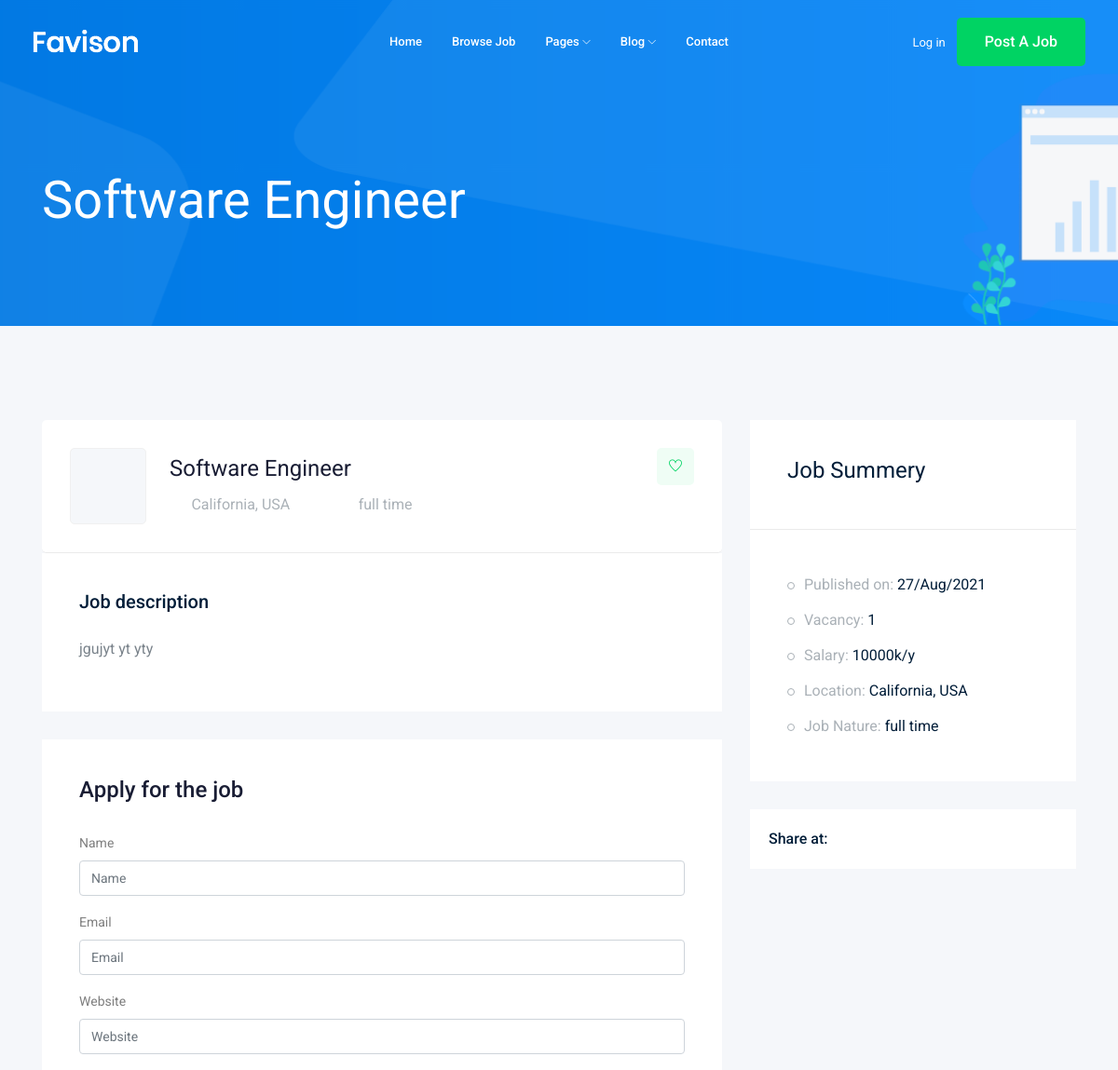
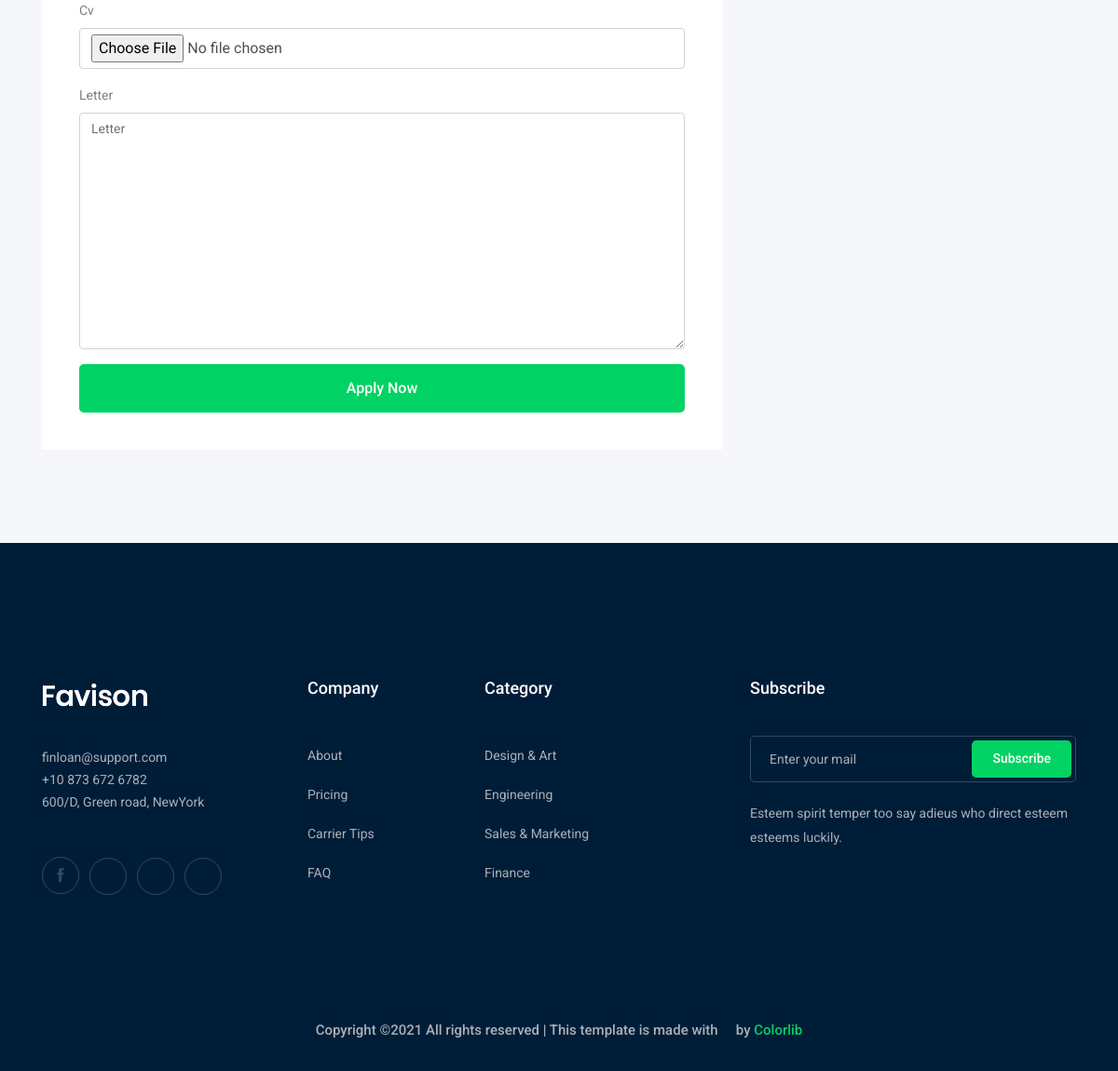
The page /jobs/software-engineer on the database its author committed (2 pictures, top to bottom).
### jobs/models.py (models this page shows, shortened)
class jobs(models.Model):
    user=models.ForeignKey(User, verbose_name=("user"), on_delete=models.CASCADE)
    title=CharField(max_length=50)
    job_type=CharField(max_length=20, choices=Job_Type)
    description=models.TextField(max_length=1500)
    published_at=models.DateTimeField(auto_now=True)
    vacancy= models.IntegerField(default=1)
    salary=models.IntegerField(default=0)
    excprince =models.IntegerField(default=1)
    category=models.ForeignKey(Category,on_delete=CASCADE)
    img = models.ImageField(max_length=256, upload_to=img_name)
    slug=models.SlugField(blank=True,null=True)
    def __str__(self) -> str:
        return self.title

### jobs/views.py (the view)
# urls.py: path('<str:slug>',views.job_detalis,name='job_detalis'),
def job_detalis(request,slug):
   job_detalis=jobs.objects.get(slug=slug)
   if request.method == 'POST':
       form=Apply_job(request.POST , request.FILES )
       if form.is_valid():
           print('valid')
           myform=form.save(commit=False)
           myform.job=job_detalis
           myform.save()
   else:
        form = Apply_job()
   context={'job':job_detalis,'form':form}
   return render(request,'jobs/job_ditales.html',context)

### jobs/forms.py
class Apply_job(forms.ModelForm):
    class  Meta:
        model=Apply
        fields=['name','email','website','cv','letter']

### jobs/templates/jobs/job_ditales.html (shortened to what this page needs)
{% extends 'base.html' %}
{% load bootstrap4 %}
{% block bodey %}
    <div class="bradcam_area bradcam_bg_1">
        <div class="container">
            <div class="row">
                <div class="col-xl-12">
                    <div class="bradcam_text">
                        <h3>{{job}}</h3>
                    </div>
                </div>
            </div>
        </div>
    </div>
    <div class="job_details_area">
        <div class="container">
            <div class="row">
                <div class="col-lg-8">
                    <div class="job_details_header">
                        <div class="single_jobs white-bg d-flex justify-content-between">
                            <div class="jobs_left d-flex align-items-center">
                                <div class="thumb">
                                </div>
                                <div class="jobs_conetent">
                                    <a href="#"><h4>{{job}}</h4></a>
                                    <div class="links_locat d-flex align-items-center">
                                        <div class="location">
                                            <p> <i class="fa fa-map-marker"></i> California, USA</p>
                                        </div>
                                        <div class="location">
                                            <p> <i class="fa fa-clock-o"></i> {{job.job_type}}</p>
                                        </div>
                                    </div>
                                </div>
                            </div>
                            <div class="jobs_right">
                                <div class="apply_now">
                                    <a class="heart_mark" href="#"> <i class="ti-heart"></i> </a>
                                </div>
                            </div>
                        </div>
                    </div>
                    <div class="descript_wrap white-bg">
                        <div class="single_wrap">
                            <h4>Job description</h4>
                            <p>{{job.description}}</p>
                        </div>
                    </div>
                    <div class="apply_job_form white-bg">
                        <h4>Apply for the job</h4>
                            <form  method="POST" , enctype="multipart/form-data">
                                {% bootstrap_form form %}
                                {% buttons %}
                                   <button class="boxed-btn3 w-100" type="submit">Apply Now</button>
                                {% endbuttons %}
                            </form>
                    </div>
                </div>
                <div class="col-lg-4">
                    <div class="job_sumary">
                        <div class="summery_header">
                            <h3>Job Summery</h3>
                        </div>
                        <div class="job_content">
                            <ul>
                                <li>Published on: <span>{{job.published_at|date:'d/M/o'}}</span></li>
                                <li>Vacancy: <span>{{job.vacancy}}</span></li>
                                <li>Salary: <span>{{job.salary}}k/y</span></li>
                                <li>Location: <span>California, USA</span></li>
                                <li>Job Nature: <span> {{job.job_type}}</span></li>
                            </ul>
                        </div>
                    </div>
                    <div class="share_wrap d-flex">
                        <span>Share at:</span>
                        <ul>
                            <li><a href="#"> <i class="fa fa-facebook"></i></a> </li>
                            <li><a href="#"> <i class="fa fa-google-plus"></i></a> </li>
                            <li><a href="#"> <i class="fa fa-twitter"></i></a> </li>
                            <li><a href="#"> <i class="fa fa-envelope"></i></a> </li>
                        </ul>
                    </div>
                    <div class="job_location_wrap">
                        <div class="job_lok_inner">
                            <div id="map" style="height: 200px;"></div>
                          </div>
                    </div>
                </div>
            </div>
        </div>
    </div>
{% endblock bodey %}

### rows shown on the page
jobs: title "Software Engineer", job_type "full time", description "jgujyt yt yty", published_at "27/Aug/2021", vacancy "1", salary "10000"
